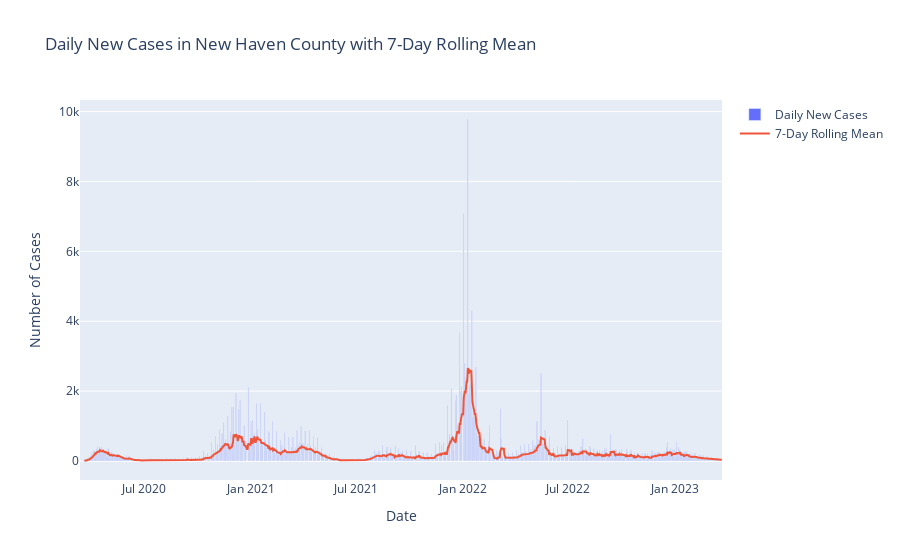

Source (notebook cell):
### Code cell
### Step 3: Add the rolling 7-day mean to your chart
fig.add_trace(go.Scatter(
    x=nhc['date'],
    y=nhc['cases'].diff().rolling(7).mean(),
    name='7-Day Rolling Mean',
    mode='lines'
))

fig.update_layout(title='Daily New Cases in New Haven County with 7-Day Rolling Mean', xaxis_title='Date', yaxis_title='Number of Cases')
fig.show()

### Figure 1 — Plotly figure (JSON) as saved in the notebook; plotly's stock layout.template omitted (floating-point values rounded to 4 significant figures; data arrays with more than 128 entries replaced by an {"elided": "..."} marker saying what was removed)
{"data": [{"name": "Daily New Cases", "type": "bar", "x": {"elided": "1105 str values"}, "y": {"elided": "1105 int values"}}, {"mode": "lines", "name": "7-Day Rolling Mean", "type": "scatter", "x": {"elided": "1105 str values"}, "y": {"elided": "1105 float values"}}], "layout": {"title": {"text": "Daily New Cases in New Haven County with 7-Day Rolling Mean"}, "xaxis": {"title": {"text": "Date"}}, "yaxis": {"title": {"text": "Number of Cases"}}}}
